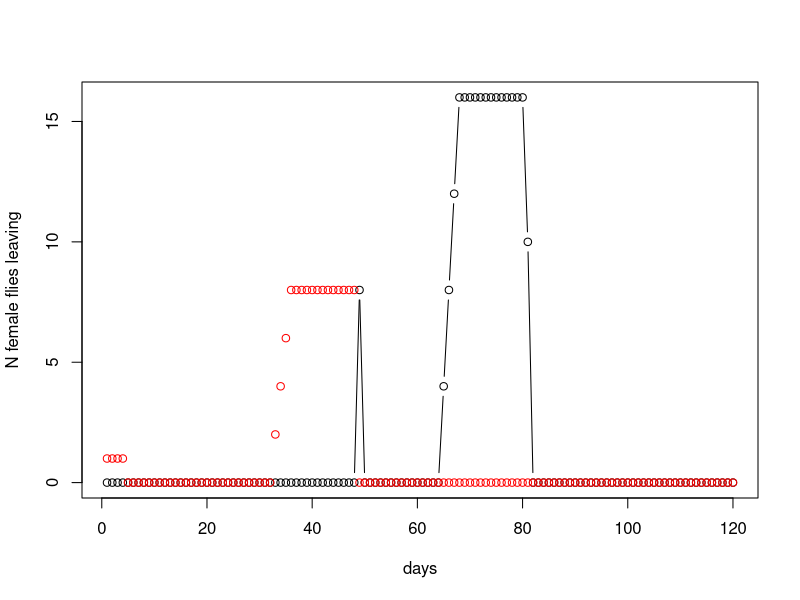
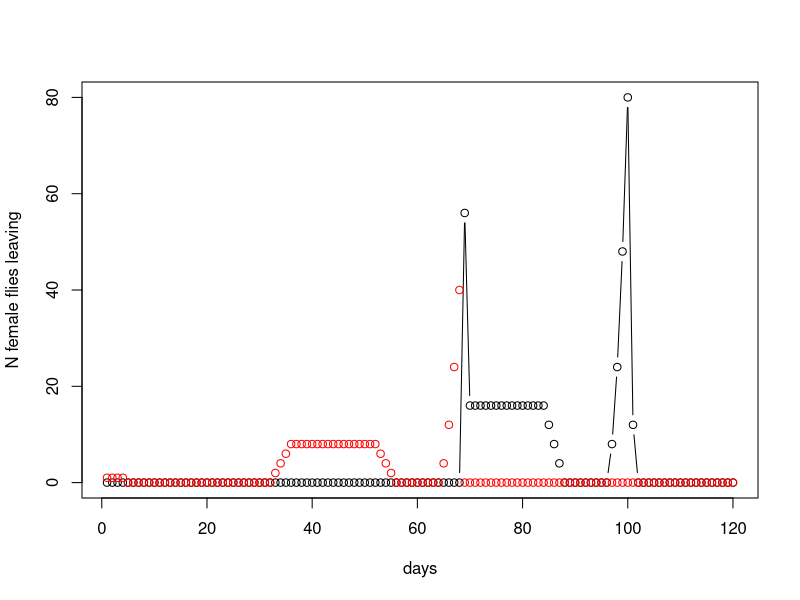
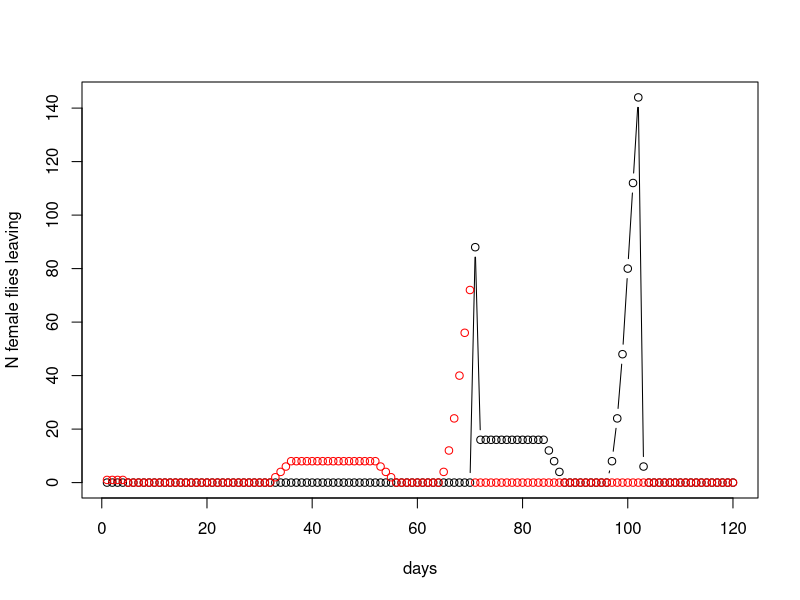
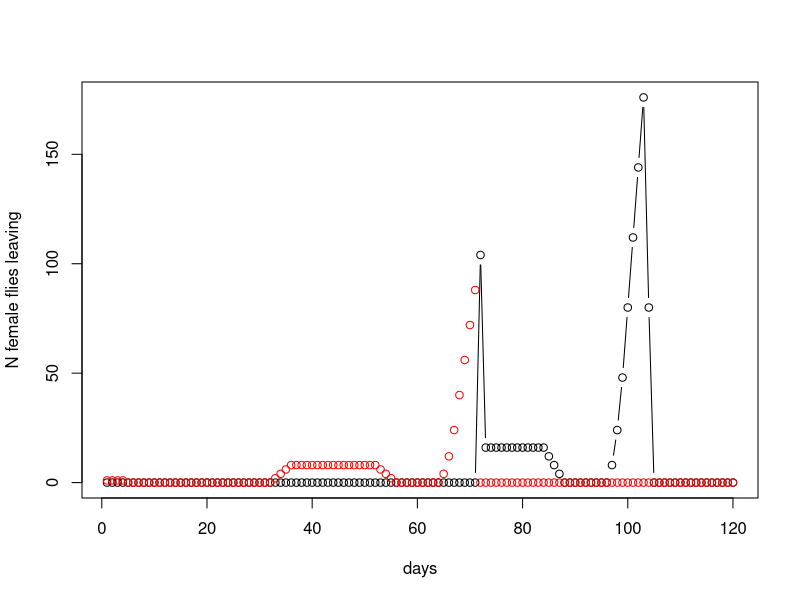
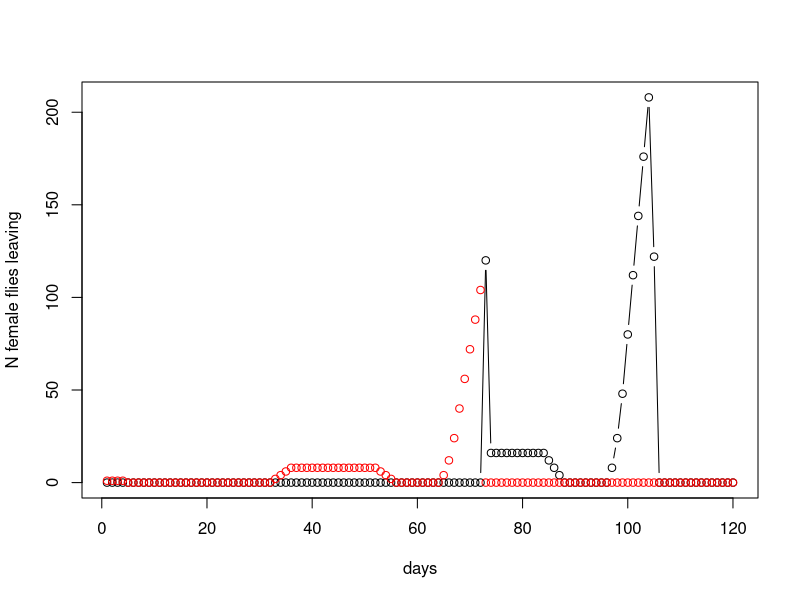
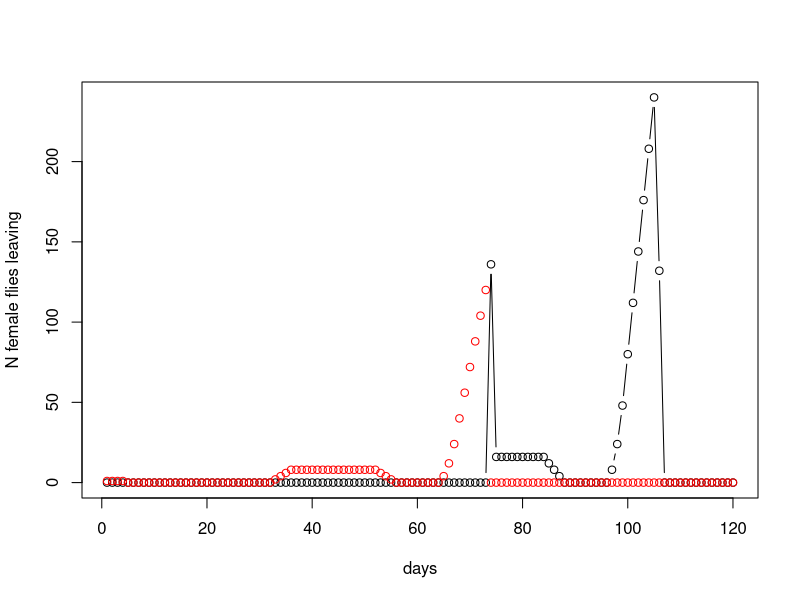
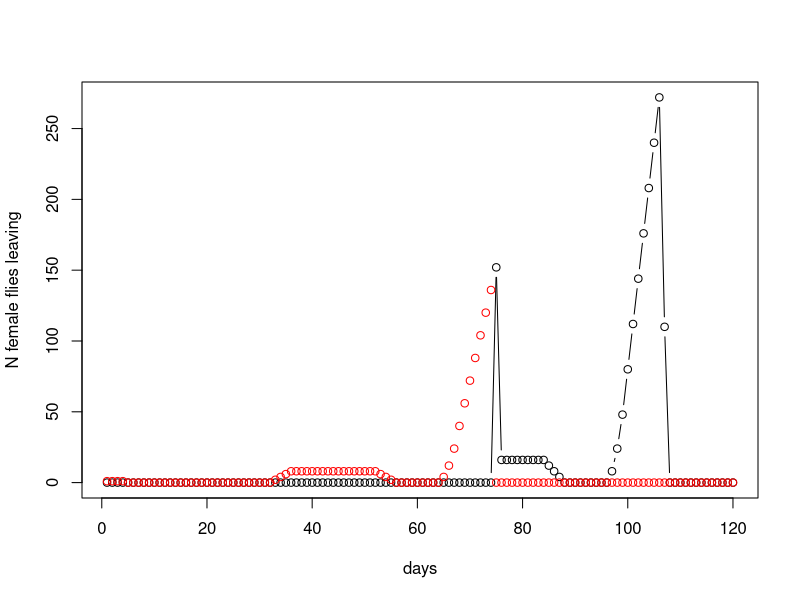
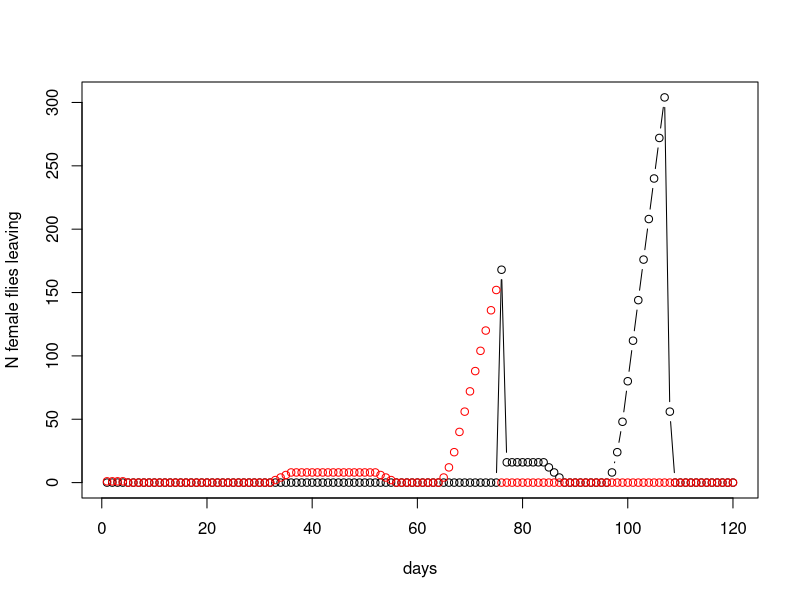

Here is the R script that generated these plots, in order:
setwd("C://Users//tangl//Desktop//20240919//1//1//model w males 2020")

##  estimate how many female flies are likely to be leaving an infested fruit tree 
  ## on any given day after the first female fly arrives at the tree.

allpleave=list()
for (ntrees in c(1:10)){        #ntrees: Number of trees being considered. The loop runs for different numbers of trees, from 1 to 10.

pop=data.frame(ls=4,ttg=5)
# 1 egg, 2 grub, 3 pupa, 4 fly   #ls: Life stage of the fly. 1 = egg, 2 = grub, 3 = pupa, 4 = fly.
                                 #ttg: Time to grow, the number of days remaining in the current life stage.
meandaysinls = c(4,15,13,20)     #meandaysinls: A vector containing the average number of days spent in each life stage.
femeggsperday = 2                #femeggsperday: Number of eggs laid by each female fly per day.

arec=NULL                        #arec: Tracks the number of flies that remain in the population and are in the adult stage (life stage 4) each day.
leaverrec=NULL                   #leaverrec: Keeps track of the number of female flies that leave each day.
resources = 250*ntrees           #resources: Total resources available, fruits maybe. The more trees there are, the more resources are available
for (t in 1:120){                #For each tree count (ntrees), the simulation runs for 120 days (t in 1:120)
	pop$ttg=pop$ttg-1
	pop$ls[pop$ttg<1]=pop$ls[pop$ttg<1]+1
	pop$ttg[pop$ttg<1]=meandaysinls[pop$ls[pop$ttg<1]]
	nnew = sum(pop$ls==4)*femeggsperday     #New eggs are laid by flies in life stage 4 (adults).
	if (nnew>resources){
		nnew=resources
	}
	resources = resources - nnew  #resources that remains not colonized by the flies
	newpop = data.frame(ls=rep(1,nnew), ttg = rep(meandaysinls[1],nnew) )  #new egg start in 1 egg status
	pop=rbind(pop,newpop)
	pop=subset(pop,ls<5)   #ls 1-4
	nleavers = 0
	if (resources==0) {   #If resources run out (i.e., resources == 0), flies in life stage 4 are forced to leave (nleavers)
		nleavers = length(pop$ls[pop$ls==4])
		pop=subset(pop,ls<4)
		}
	leaverrec=c(leaverrec,nleavers)
	arec=c(arec,dim(subset(pop,ls==4))[1])
}

plot(leaverrec,ylab='N female flies leaving',xlab='days',type='b')
points(arec,col='red')

pleave = leaverrec+arec*0.05   #adjust for leave numbers to pleave 
pleave[1:10]=0                 #The first 10 values of pleave are set to 0, implying that no flies leave in the initial days.
#pleave[pleave==0]=0.001

allpleave[[ntrees]]=pleave     #Stores the pleave vector for each value of ntrees
}
save(allpleave,file='allpleave')



##########################################
## plot spread predictions
## ps=dcauchy(0:1000,0,100)
## plot(ps,t='l',xlab='distance (m)',ylab='probability',col='red',lwd=2)

###### plot population predictions
ntrees=4
plot(allpleave[[ntrees]]+0.0001,log='y',ylab='Expected Number',xlab='days',type='b',ylim=c(0.1,500))
##+0.0001 to avoid warning















